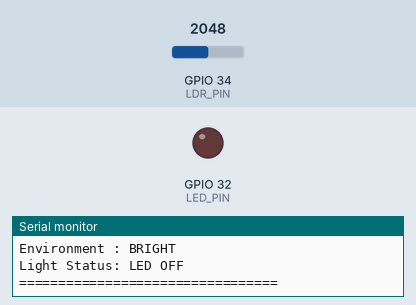
The sketch below on a simulated ESP32. Shown: output pins drawn as LEDs (lit = HIGH), the last lines printed to the serial monitor. Inputs (shaded band) come from the test bench; at power-on: GPIO 34 (LDR_PIN) = 2048. WiFi joins after 1.5 s; servers stay silent unless stated.

Above: at 3.0 s.
3.1 s: GPIO 34 (LDR_PIN) set to 1956
At 5.2 s:
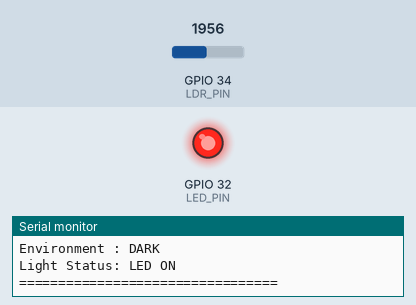
8.3 s: GPIO 34 (LDR_PIN) set to 2040
At 10.0 s:
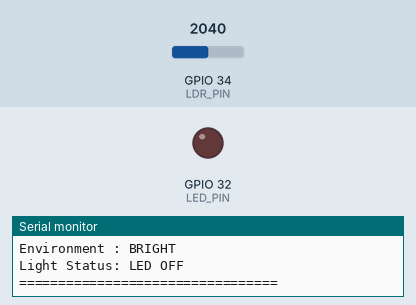
10.3 s: GPIO 34 (LDR_PIN) set to 1960
At 11.7 s:
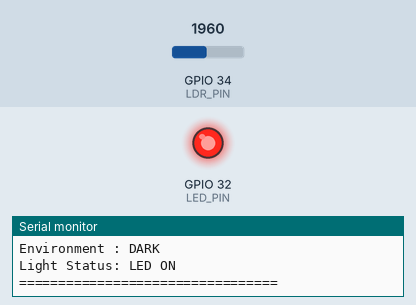
Timing chart, 0 to 13.3 s (numbered marks = the images above; inputs shaded):
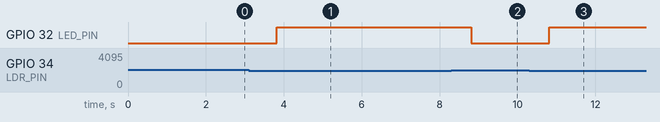

Measured:
- the behaviour switches between 2000 and 1999 on GPIO 34 (LDR_PIN) (found by bisection; images 0 and 1)
- after the input at 3.1 s, GPIO 32 (LED_PIN): LOW → HIGH after 0.71 s
- after the input at 8.3 s, GPIO 32 (LED_PIN): HIGH → LOW after 0.51 s
- after the input at 10.3 s, GPIO 32 (LED_PIN): LOW → HIGH after 0.51 s

The sketch:

sketch.ino
```cpp
#define BLYNK_TEMPLATE_ID "TMPL39RIRGb3q"
#define BLYNK_TEMPLATE_NAME "Smart Automatic Lighting System"
#define BLYNK_AUTH_TOKEN "YOUR_BLYNK_AUTH_TOKEN"

#include <Arduino.h>
#include <WiFi.h>
#include <WiFiClient.h>
#include <BlynkSimpleEsp32.h>

// WiFi Credentials
char ssid[] = "Wokwi-GUEST";
char pass[] = "";

// Pin Definitions
const int LDR_PIN = 34;
const int LED_PIN = 32;

// Threshold for Bright/Dark
const int THRESHOLD = 2000;

// Timer
BlynkTimer timer;

// Manual Mode Flag
bool manualMode = false;

//------------------------------------------------------
// Manual Override from Blynk (V3)
//------------------------------------------------------
BLYNK_WRITE(V3)
{
  manualMode = param.asInt();

  if (manualMode)
  {
    digitalWrite(LED_PIN, HIGH);

    Serial.println("---------------------------------");
    Serial.println("Manual Mode Enabled");
    Serial.println("LED Turned ON from Blynk");
    Serial.println("---------------------------------\n");

    Blynk.virtualWrite(V1, "MANUAL");
    Blynk.virtualWrite(V2, 1);
  }
  else
  {
    Serial.println("---------------------------------");
    Serial.println("Automatic Mode Enabled");
    Serial.println("---------------------------------\n");
  }
}

//------------------------------------------------------
// Read Sensor & Send Data
//------------------------------------------------------
void sendSensorData()
{
  int lightValue = analogRead(LDR_PIN);

  // Always send LDR value
  Blynk.virtualWrite(V0, lightValue);

  // Manual Mode
  if (manualMode)
  {
    Serial.println("=================================");
    Serial.print("LDR Value   : ");
    Serial.println(lightValue);
    Serial.println("Mode        : MANUAL");
    Serial.println("LED Status  : ON");
    Serial.println("=================================\n");

    Blynk.virtualWrite(V1, "MANUAL");
    Blynk.virtualWrite(V2, 1);

    return;
  }

  // Automatic Mode
  Serial.println("=================================");
  Serial.print("LDR Value   : ");
  Serial.println(lightValue);

  if (lightValue < THRESHOLD)
  {
    digitalWrite(LED_PIN, HIGH);

    Serial.println("Environment : DARK");
    Serial.println("Light Status: LED ON");

    Blynk.virtualWrite(V1, "DARK");
    Blynk.virtualWrite(V2, 1);
  }
  else
  {
    digitalWrite(LED_PIN, LOW);

    Serial.println("Environment : BRIGHT");
    Serial.println("Light Status: LED OFF");

    Blynk.virtualWrite(V1, "BRIGHT");
    Blynk.virtualWrite(V2, 0);
  }

  Serial.println("=================================\n");
}

//------------------------------------------------------
// Setup
//------------------------------------------------------
void setup()
{
  Serial.begin(115200);

  pinMode(LED_PIN, OUTPUT);

  Serial.println("\n=================================");
  Serial.println(" Smart Automatic Lighting System");
  Serial.println("=================================");

  Serial.println("\nConnecting to WiFi & Blynk...");

  Blynk.begin(BLYNK_AUTH_TOKEN, ssid, pass);

  Serial.println("WiFi Connected!");
  Serial.println("Blynk Connected Successfully!");
  Serial.println("Device is Online.");
  Serial.println("---------------------------------\n");

  timer.setInterval(1000L, sendSensorData);
}

//------------------------------------------------------
// Main Loop
//------------------------------------------------------
void loop()
{
  Blynk.run();
  timer.run();
}
```
